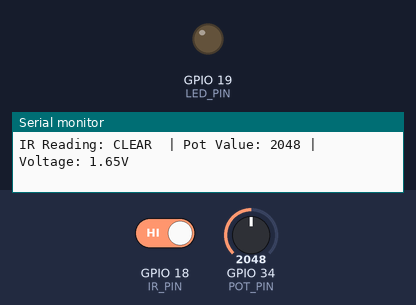
Simulated run of this program. Board: ESP32. Shown: output pins drawn as LEDs (lit = HIGH), the last lines printed to the serial monitor. Inputs (shaded band) come from the test bench; at power-on: GPIO 18 (IR_PIN) HIGH, GPIO 34 (POT_PIN) = 2048.

Above: at 1.2 s.
1.3 s: GPIO 18 (IR_PIN) driven LOW
At 2.3 s:
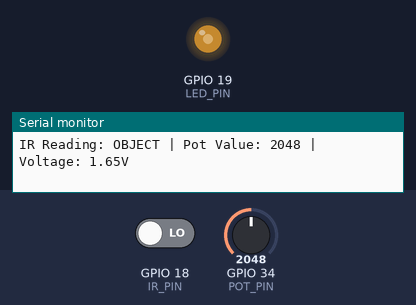
2.8 s: GPIO 34 (POT_PIN) set to 2866
At 3.7 s:
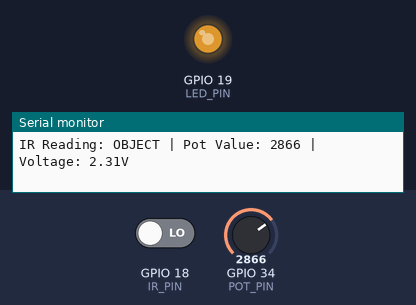
4.3 s: GPIO 34 (POT_PIN) set to 3603
At 5.1 s:
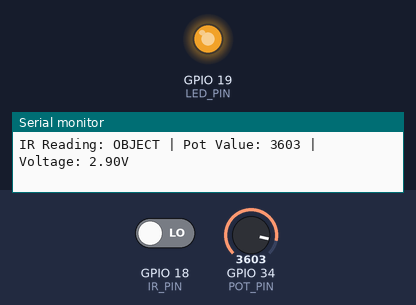
5.8 s: GPIO 34 (POT_PIN) set to 491
At 6.5 s:
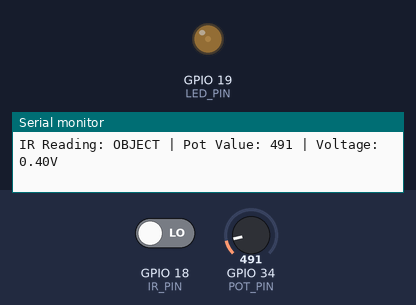
7.3 s: GPIO 34 (POT_PIN) set to 2047
At 7.9 s:
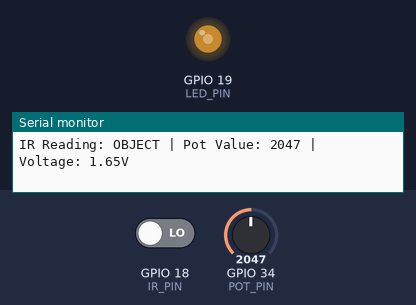
Timing chart, 0 to 9.8 s (numbered marks = the images above; inputs shaded):
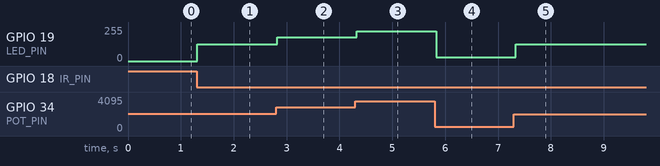

Measured:
- after the input at 1.3 s, GPIO 19 (LED_PIN): 0/255 → 127/255 at once
- after the input at 2.8 s, GPIO 19 (LED_PIN): 127/255 → 178/255 at once
- after the input at 4.3 s, GPIO 19 (LED_PIN): 178/255 → 224/255 at once
- after the input at 5.8 s, GPIO 19 (LED_PIN): 224/255 → 30/255 at once
- after the input at 7.3 s, GPIO 19 (LED_PIN): 30/255 → 127/255 at once

The program:

main.cpp
```cpp
#include <Arduino.h>

// put function declarations here
#define IR_PIN 18
#define LED_PIN 19
#define POT_PIN 34

int flag = 1;
void setup() {
  // put your setup code here, to run once:
  pinMode(IR_PIN, INPUT);
  pinMode(LED_PIN, OUTPUT);
  pinMode(POT_PIN, INPUT);

  Serial.begin(115200);
  Serial.println("Checking IR sensor...");
}

void loop() {
  int irValue = digitalRead(IR_PIN);
  int potValue = analogRead(POT_PIN);
  int Brightness = map(potValue, 0, 4095, 0, 255);
  float voltage = (potValue / 4095.0) * 3.3;       // Calculates actual voltage (0V to 3.3V)
  if (irValue == LOW) {
    analogWrite(LED_PIN, Brightness);
    if (flag == 0) {
        flag = 1;
    Serial.println("IR sensor detected an object!");
      }
    }else {
    analogWrite(LED_PIN, 0);
    if (flag == 1) {
        flag = 0;
        Serial.println("IR sensor did not detect any object.");
    }
  }

    Serial.print("IR Reading: ");
    Serial.print(irValue == LOW ? "OBJECT" : "CLEAR ");
    Serial.print(" | Pot Value: ");
    Serial.print(potValue);
    Serial.print(" | Voltage: ");
    Serial.print(voltage, 2);
    Serial.println("V");
    delay(100); // Delay for stability
  }
```
